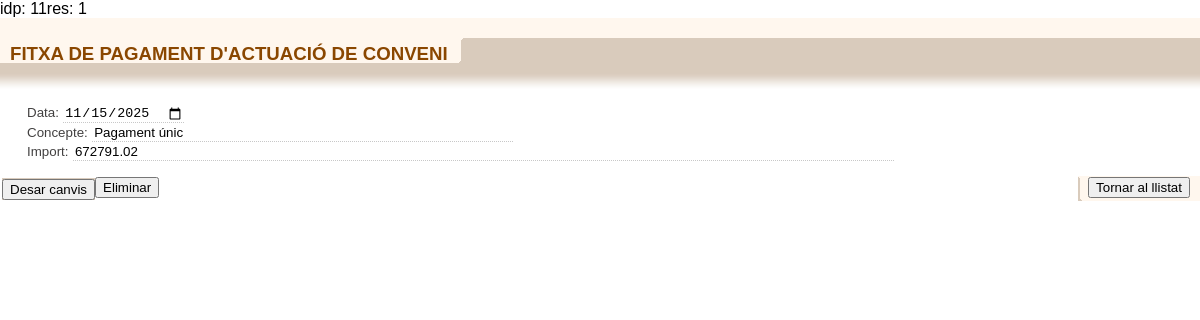
/conveni/pagamentActuacioConveniForm.php?id_pagament=11&id_conveni=5, run on the app's committed database.
### tables this page shows
CREATE TABLE `pagament_conveni` (
  `id` int(11) NOT NULL,
  `conveni_id` int(11) NOT NULL,
  `data` date DEFAULT NULL,
  `import` decimal(12,2) DEFAULT NULL,
  `concepte` varchar(255) DEFAULT NULL
);

### conveni/pagamentActuacioConveniForm.php (the view, shortened to what this page needs)
<!DOCTYPE html>
<?php
	include '../connectarBD.php';
	$idPagament = isset($_GET['id_pagament']) ? intval($_GET['id_pagament']) : null;
	$concepte = '';
	$import = '';
	$data = '';
echo "idp: $idPagament" ;
	if ($idPagament) {
		$sql = "
			SELECT	id,
					data,
					concepte,
					import,
					conveni_id
			FROM pagament_conveni
			WHERE id = ?
		";
		$stmt = $connexio->prepare($sql);
		$stmt->bind_param("i", $idPagament);
		$stmt->execute();
		$resultat = $stmt->get_result();
    echo "res: $resultat->num_rows";
		if ($resultat->num_rows > 0) {
			$row = $resultat->fetch_assoc();
			$concepte = $row['concepte'];
			$data = $row['data'];
			$import = $row['import'];
		}
	}
?>
<html>
	<head>
		<link rel="stylesheet" href="../css/estilos.css" type="text/css" />
		<link rel="stylesheet" href="../css/estilos_ficha_2.css" type="text/css" />
	</head>
	<body class="contenido" onload="ocultarFondoPrincipal();">
		<div class="contenedorFiltro"></div>
		<ul class="botoneraFicha">
			<li class="tituloFicha"><p class="posicionTituloFicha">FITXA DE PAGAMENT D'ACTUACIÓ DE CONVENI</p></li>
		</ul>
		<div class="espacioMarron">&nbsp;</div>
		<div id="fichaEditable" style="background-color:#ffffff;">
		<div class="cabeceraFicha"></div>
		<form name="entidad" method="post" action="pagamentActuacioConveniInsertUpdate.php">
			<div class="contenedorFicha">
				<div class="contenidoSeccion">
					<div class="fila">
						<label for="data" class="campoFicha_Blanca">Data:</label>
						<input type="date" id="data" name="data" class="formularioFicha" size="50" value="<?php echo $data; ?>"><br>
						<label for="concepte" class="campoFicha_Blanca">Concepte:</label>
						<input type="text" id="concepte" name="concepte" class="formularioFicha" size="50" value="<?php echo $concepte; ?>"><br>
						<label for="import" class="campoFicha_Blanca">Import:</label>
						<input type="text" id="import" name="import" class="formularioFicha" size="100" value="<?php echo $import; ?>"><br>
					</div>
				</div>
			</div>
		</div>
		<li class="fondoBotoneraFicha">
			<button type="submit" class="boton" onclick="return confirm('Estàs segur de desar els canvis?');">Desar canvis</button>
		</li>
		<li class="volverFicha">
			<button type="button" class="boton"onclick="window.history.back();">Tornar al llistat</button>
		</li>
		<form method="get" action="pagamentActuacioConveniDelete.php">
			<button type="submit" class="boton" onclick="return confirm('¿Estàs segur de borrar aquest pagament?');">Eliminar</button>
		</form>
	</body>
</html>

### css/estilos.css (style rules this page uses)
body.contenido { margin:0px; font-family:arial; background-color:transparent; }
.boton { font-size:10pt; margin:1px 0px 0px 0px; }
.fila { margin:5px 0px 5px 0px; }
.espacioMarron { height:10px; background-color:#D9CBBC; width:100%; clear:both; }
.contenedorFiltro { background-color:#fff7ee; padding:10px; margin:0px; clear:both; }
.campoFicha_Blanca { font-size:10pt; color:#424040; margin-left: 12px; }

### css/estilos_ficha_2.css (style rules this page uses)
.botoneraFicha { list-style:none; margin:0px; padding:0px; width:100%; height:25px; background-color:#D9CBBC; }
.fondoBotoneraFicha { background-color:#D9CBBC; float:left; height:22px; margin:2px 0px 0px 2px; }
.tituloFicha { font-size:14pt; font-weight:bold; white-space:nowrap; color:#8a4700; padding:0px 15px 0px 10px; background:#FFF7EE url(../imagenes/remateLeftBotoneraFicha.gif) no-repeat right; float:left; height:25px; }
.posicionTituloFicha { margin:0px; padding:5px 0px 0px 0px; }
.volverFicha { background:#FFF7EE url(../imagenes/remateBotoneraFicha.gif) no-repeat left; float:right; height:25px; padding:0px 10px 0px 10px; }
.contenedorFicha { background-color:#ffffff; margin:0px; padding:0px; clear:both; vertical-align:top; }
.formularioFicha { font-size:10pt; color:#000000; border:0px; border-bottom:1px dotted #c8c8c8; margin-right:10px; }
.contenidoSeccion { background-color:#ffffff; padding:5px 0px 10px 15px; margin:0px; }
.cabeceraFicha { background:#ffffff url(../imagenes/fondoCabeceraFicha.gif) repeat-x top; height:20px; clear:both; }
li { list-style-type: none; }

### data on the page
pagament_conveni: data "11/15/2025", concepte "Pagament únic", import "672791.02"

### other printed values
$idPagament "11"
$resultat->num_rows "1"
